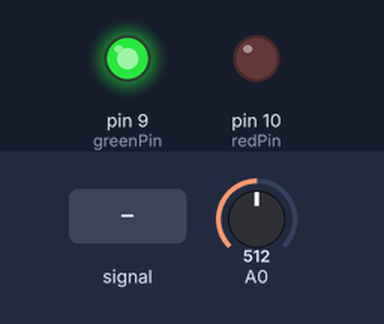
The sketch below on a simulated Arduino Uno, built with avr-gcc and run on an emulated ATmega328P. Shown: output pins drawn as LEDs (lit = HIGH). The inputs (shaded band) are chosen by the test bench; at power-on: A0 = 512.

Above: at 1.2 s.
1.3 s: A0 fed a 200 Hz sine of ±81 counts around its level
At 2.42 s:
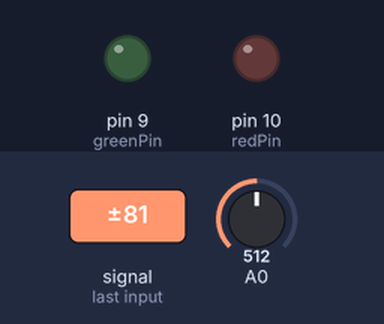
4.3 s: A0 set to 306
At 4.6 s:
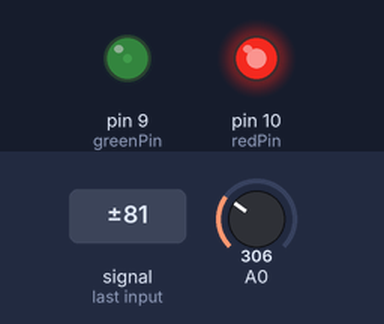
7.3 s: A0 set to 501
8.9 s: A0 set to 523
At 9.9 s:
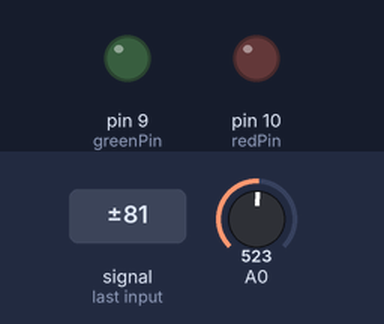
Timing chart, 0 to 11.9 s (numbered marks = the images above; inputs shaded):
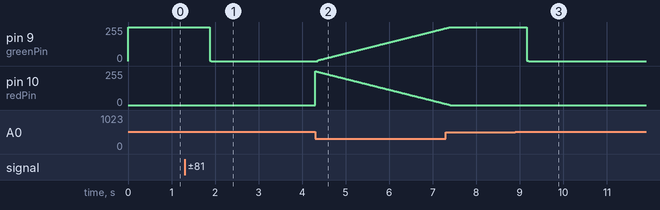

Measured:
- the behaviour switches between 512 and 513 on A0 (found by bisection; images 2 and 3)
- after the input at 1.3 s, pin 9 (greenPin): 255/255 → 0/255 after 0.57 s; pin 10 (redPin): 0/255 → 254/255 after 3.0 s
- after the input at 4.3 s, pin 9 (greenPin): moves from 0/255 to 150/255 over 1.8 s, starting after 0.06 s; pin 10 (redPin): moves from 254/255 to 105/255 over 1.8 s, starting at once
- after the input at 8.9 s, pin 9 (greenPin): 255/255 → 0/255 after 0.26 s

The sketch:

audioReactive_02.ino
```cpp
int contador = 0;

int redPin = 10;
int greenPin = 9;
int bluePin = 6;

void setup() {
  Serial.begin(115200);
}

int annoying = 0;

long tiempoDemora = 2; // ms
long ultimaLectura = 0;


void loop() {

  int valorSensor = analogRead(A0);

  if(valorSensor > 512){
     annoying = constrain(annoying + 1, 0, 1024);
  }


  if(millis() - ultimaLectura > tiempoDemora){
    ultimaLectura = millis();
    // hago algo...
     annoying = constrain(annoying - 1, 0, 1024);
  }

  analogWrite(redPin, map(annoying, 0, 1024, 0, 255));
  analogWrite(greenPin, map(annoying, 0, 1024, 255, 0));

}
```
